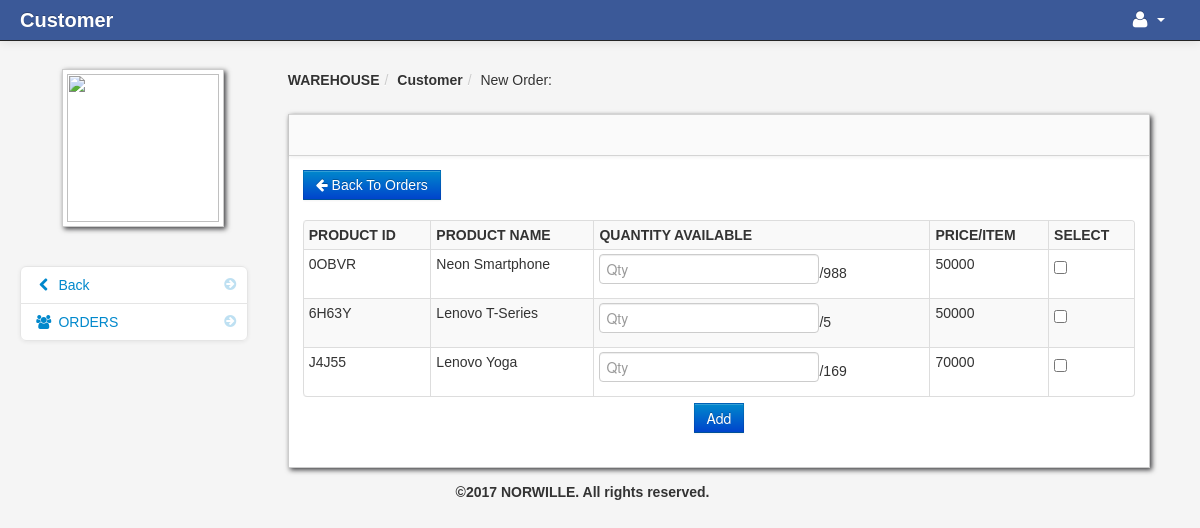
Page /customer/new_Order.php (signed in) on the committed database.
### tables this page shows
CREATE TABLE IF NOT EXISTS `products` (
  `product_id` varchar(5) NOT NULL,
  `product_name` varchar(255) NOT NULL,
  `qty` int(255) NOT NULL,
  `price` double NOT NULL,
  `company_name` varchar(255) NOT NULL,
  `user_id` int(11) NOT NULL,
  `added_On` date NOT NULL,
  `qty_sold` int(255) NOT NULL,
  PRIMARY KEY (`product_id`)
);

### customer/new_Order.php (the view, shortened to what this page needs)
<?php
include('header_dashboard.php');
?>
    <body>
		<?php include('navbar.php'); ?>
        <div class="container-fluid">
            <div class="row-fluid">
				<?php include('sidebar.php'); ?>
                <div class="span9" id="content">
                     <div class="row-fluid">
					     <ul class="breadcrumb">
								<li><a href="#"><b>WAREHOUSE</b></a><span class="divider">/</span></li>
								<li><a href="#"><b>Customer</b></a><span class="divider">/</span></li>
								<li><a href="#">New Order: </a></li>
						</ul>
                        <div id="block_bg" class="block">
                            <div class="navbar navbar-inner block-header">
                            </div>
                            <div class="block-content collapse in">
                                <div class="span12">
  								<a href='cust_Order.php' class='btn btn-primary'><i class="icon-arrow-left icon-white"></i> Back To Orders</a>
                                <br><br>
<form method="post" class="frm-wel" action="new_Order.php">
               <div>
                  <?php
                  $query = mysql_query("SELECT product_id,product_name,qty,price FROM products ")or die(mysql_error());
                  echo '<table cellspacing="5" class="table table-hover table-striped table-condensed table-bordered">
                  <tr>
                  <th class="text-center">Product Id</th>
                  <th class="text-center">Product Name</th>
                  <th class="text-center">Quantity Available</th>
                  <th class="text-center">Price/Item</th>
                  <th class="text-center">Select</th>
                  </tr>';
                  while($row=mysql_fetch_array($query))
                  {
                     echo '<tr>
                     <td class="text-center">'.$row['product_id'].'</td>
                     <td class="text-center">'.$row['product_name'].'</td>
                     <td class="text-center">';
                     if($row['qty']>0)
                     {
                        echo '<input type="number" min="0" max="'.$row['qty'].'" name="qty_list['.$row['product_id'].'][]" placeholder="Qty">/'.$row['qty'];
                     }
                     else
                     {
                        echo '<input type="number" min="0" max="'.$row['qty'].'" name="qty_list['.$row['product_id'].'][]" placeholder="Qty" disabled>/'.$row['qty'];
                     }
                     echo '</td>
                     <td class="text-center">'.$row['price'].'</td>
                     <td class="text-center">
                     <label class="checkbox-inline"><input type="checkbox" name="check_list['.$row['product_id'].']" value="'.$row['product_id'].'"></label>
                     </td>
                     </tr>';
                  }
                  echo '</table>';
               ?>
            </div>
               <div class="text-center col-md-12">
                  <button type="submit" name="submit" class="btn btn-primary">Add</button>
               </div>
            </form>
                            </div>
                        </div>
                    </div>
                    </div>
                </div>
            </div>
        </div>
        <?php include('footer.php'); ?>
		<?php include('script.php'); ?>
    </body>
</html>

### customer/admin/assets/styles.css (style rules this page uses)
body { padding-top: 60px; padding-bottom: 40px; background-color: #f5f5f5; }
#content { margin-left:0px; }
.breadcrumb { margin: 0 0 0px; padding: 10px 0px; background-color: transparent; }
.block { background: url("../images/pixel-60fff.png") repeat scroll 0 0 rgba(0, 0, 0, 0) !important; border: 1px solid #ccc; background: white; margin: 1em 0em; border-top: none; -webkit-box-shadow: 2px 2px 5px rgba(0, 0, 6, 0.75); -moz-box-shadow: 2px 2px 5px rgba(0, 0, 6, 0.75); box-shadow: 2px 2px 5px rgba(0, 0, 6, 0.75); }
.block-content { margin: 1em; min-height: .25em; }
.block-header { margin-bottom: 0px; border-right: none; border-left: none; -webkit-border-radius: 0px; -moz-border-radius: 0px; border-radius: 0px; }

### rows in the picture
products: product_id "0OBVR", product_name "Neon Smartphone", qty "988", price "50000"
products: product_id "6H63Y", product_name "Lenovo T-Series", qty "5", price "50000"
products: product_id "J4J55", product_name "Lenovo Yoga", qty "169", price "70000"
